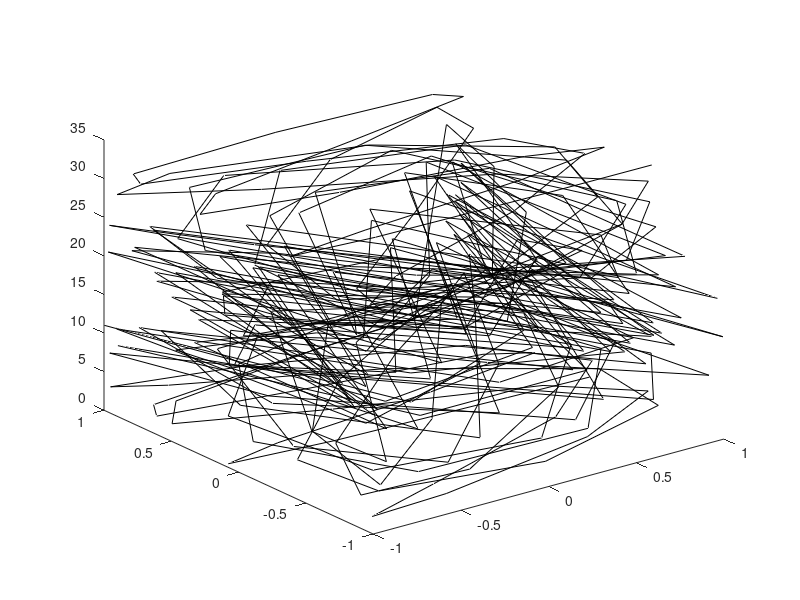
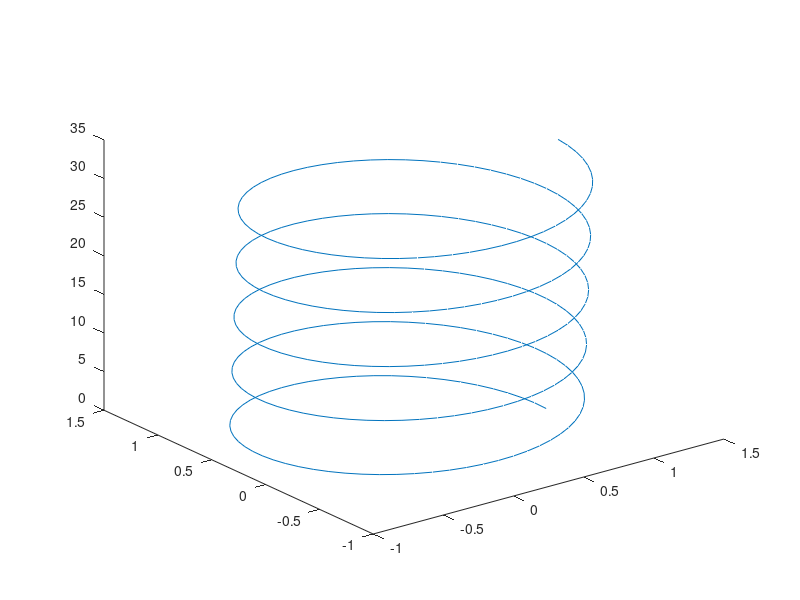

The MATLAB source for these figures, in order:
% Third plot example
% 3D plots

clear all;
close all;

t = 0:0.1:10*pi;
x = cos(10*t);
y = sin(t.^2);
figure(1);clf;
plot3(x,y,t,'-k')
figure(2);clf;
x1 = cos(t)+0.01*t;
y1 = sin(t)+0.01*t;
plot3(x1,y1,t)